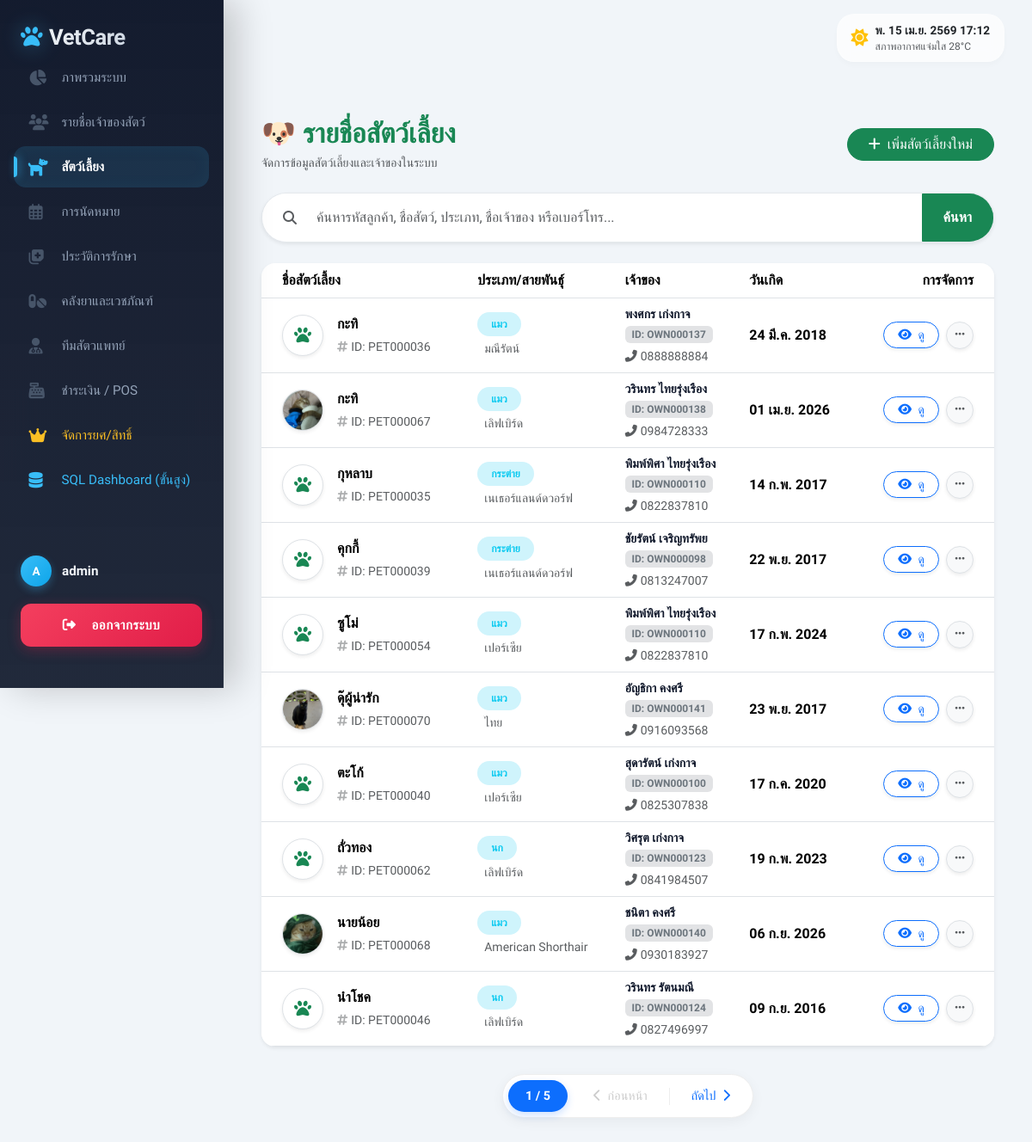
The page /pets/ (signed in) on the database its author committed.
### myapp/models.py (models this page shows, shortened)
class Pet(models.Model):
    owner = models.ForeignKey(Owner, on_delete=models.CASCADE, related_name='pets')
    name = models.CharField(max_length=100)
    customer_id = models.CharField(max_length=50, blank=True, null=True, verbose_name='รหัสลูกค้า')
    microchip_number = models.CharField(max_length=50, blank=True, null=True, verbose_name='เลขที่ชิป')
    price_level_choices = [
        ('ราคาปกติ', 'ราคาปกติ'),
        ('ราคาพิเศษ', 'ราคาพิเศษ')
    ]
    price_level = models.CharField(max_length=50, choices=price_level_choices, blank=True, null=True, verbose_name='ระดับราคา')
    sex_choices = [
        ('M', 'ตัวผู้'),
        ('F', 'ตัวเมีย')
    ]
    sex = models.CharField(max_length=10, choices=sex_choices, blank=True, null=True, verbose_name='เพศ')
    species = models.CharField(max_length=50, verbose_name='ประเภทสัตว์')
    breed = models.CharField(max_length=50, blank=True, null=True, verbose_name='สายพันธุ์')
    remarks = models.TextField(blank=True, null=True, verbose_name='หมายเหตุ')
    image = models.ImageField(upload_to='pet_images/', blank=True, null=True, verbose_name='รูปภาพสัตว์เลี้ยง')
    birth_date = models.DateField(blank=True, null=True, verbose_name='วันเกิด')

class Owner(models.Model):
    from django.conf import settings
    user = models.OneToOneField(settings.AUTH_USER_MODEL, on_delete=models.SET_NULL, null=True, blank=True, related_name='owner_profile', verbose_name='บัญชีผู้ใช้')
    first_name = models.CharField(max_length=100)
    last_name = models.CharField(max_length=100)
    customer_id = models.CharField(max_length=50, blank=True, null=True, verbose_name='รหัสลูกค้า')
    phone = models.CharField(max_length=15, blank=True, null=True)
    address = models.TextField(blank=True, null=True)

### myapp/views.py (the view, shortened to what this page needs)
# urls.py: path('pets/', staff_required_redirect(views.PetListView.as_view()), name='pet_list'),
class PetListView(LoginRequiredMixin, UserPassesTestMixin, ListView):
    model = Pet
    template_name = 'myapp/pet/pet_list.html'
    context_object_name = 'pets'
    paginate_by = 10
    login_url = 'login'
    def test_func(self):
        return self.request.user.is_authenticated and self.request.user.is_staff
    def get_queryset(self):
        qs = super().get_queryset().select_related('owner').annotate(
            owner_full_name=Concat('owner__first_name', Value(' '), 'owner__last_name')
        )
        q = self.request.GET.get('q', '')
        return qs.order_by('name')
    def get_context_data(self, **kwargs):
        context = super().get_context_data(**kwargs)
        context['q'] = self.request.GET.get('q', '')
        return context

### myapp/views.py (called while the page is built)
def staff_required_redirect(view_func):
    @wraps(view_func)
    def _wrapped_view(request, *args, **kwargs):
        if not request.user.is_authenticated:
            return redirect('login')
        if not request.user.is_staff:
            messages.warning(request, "ขออภัย! คุณไม่มีสิทธิ์เข้าถึงหน้านี้ (เฉพาะพนักงาน)")
            return redirect('client_dashboard')
        return view_func(request, *args, **kwargs)
    return _wrapped_view

### myapp/templates/myapp/pet/pet_list.html (shortened to what this page needs)
{% extends 'myapp/core/base.html' %}
{% block content %}
<div class="container py-4">
    <div class="d-flex justify-content-between align-items-center mb-4">
        <div>
            <h2 class="fw-bold text-success mb-1">🐶 รายชื่อสัตว์เลี้ยง</h2>
            <p class="text-muted small mb-0">จัดการข้อมูลสัตว์เลี้ยงและเจ้าของในระบบ</p>
        </div>
        <a href="{% url 'pet_create' %}" class="btn btn-success rounded-pill px-4">
            <i class="fas fa-plus me-2"></i>เพิ่มสัตว์เลี้ยงใหม่
        </a>
    </div>
    <form method="get" class="mb-4">
        <div class="input-group shadow-sm rounded-pill overflow-hidden border" style="border-color: var(--border-color) !important;">
            <span class="input-group-text border-0 ps-4" style="background: var(--input-bg);">
                <i class="fas fa-search text-muted"></i>
            </span>
            <input type="text" name="q" id="searchInput" value="{{ q|default:'' }}" class="form-control border-0 py-3 shadow-none" style="background: var(--input-bg); color: var(--bs-body-color);" placeholder="ค้นหารหัสลูกค้า, ชื่อสัตว์, ประเภท, ชื่อเจ้าของ หรือเบอร์โทร...">
            <button type="submit" class="btn btn-success px-4 fw-bold">ค้นหา</button>
        </div>
    </form>
    <div id="resultsContainer">
    {% if pets %}
    <div class="card border-0 shadow-sm rounded-4 overflow-hidden" style="background: var(--card-bg);">
        <div class="table-responsive">
            <table class="table table-hover align-middle mb-0 mobile-card-list">
                <thead class="text-nowrap" style="background: var(--bg-body); color: var(--text-heading);">
                    <tr>
                        <th class="ps-4">ชื่อสัตว์เลี้ยง</th>
                        <th>ประเภท/สายพันธุ์</th>
                        <th>เจ้าของ</th>
                        <th>วันเกิด</th>
                        <th class="text-end pe-4">การจัดการ</th>
                    </tr>
                </thead>
                <tbody>
                    {% for pet in pets %}
                    <tr>
                        <td class="ps-md-4 item-main" data-label="">
                            <div class="d-flex align-items-center">
                                <div class="bg-white rounded-circle me-3 shadow-sm d-flex align-items-center justify-content-center border overflow-hidden" style="width: 48px; height: 48px;">
                                    {% if pet.image %}
                                        <img src="{{ pet.image.url }}" alt="{{ pet.name }}" style="width: 100%; height: 100%; object-fit: cover;">
                                    {% else %}
                                        <i class="fas fa-paw text-success" style="font-size: 1.25rem;"></i>
                                    {% endif %}
                                </div>
                                <div class="text-start">
                                    <div class="fw-bold fs-6 text-wrap">{{ pet.name }}</div>
                                    <div class="small text-muted mt-1"><i class="fas fa-hashtag me-1 px-0 opacity-50"></i>ID: {{ pet.customer_id|default:"-" }}</div>
                                </div>
                            </div>
                        </td>
                        <td data-label="ประเภท/สายพันธุ์:">
                            <div class="d-flex flex-column align-items-end align-items-md-start">
                                <span class="badge bg-info-subtle text-info px-3 py-2 rounded-pill">{{ pet.species }}</span>
                                <div class="small text-muted mt-1 ps-md-2">{{ pet.breed|default:"ไม่ระบุสายพันธุ์" }}</div>
                            </div>
                        </td>
                        <td data-label="เจ้าของ:">
                            <div class="d-flex flex-column align-items-end align-items-md-start">
                                <div class="small fw-bold" style="color: var(--text-heading);">{{ pet.owner.first_name }} {{ pet.owner.last_name }}</div>
                                <div class="mb-1"><span class="badge bg-secondary-subtle text-secondary x-small">ID: {{ pet.owner.customer_id|default:"-" }}</span></div>
                                <div class="small text-muted"><i class="fas fa-phone-alt me-1"></i>{{ pet.owner.phone }}</div>
                            </div>
                        </td>
                        <td data-label="วันเกิด:">
                            <div class="fw-bold">{{ pet.birth_date|date:"d M Y"|default:"ไม่ระบุ" }}</div>
                        </td>
                        <td class="pe-md-4 mt-2 mt-md-0" data-label="การจัดการ:">
                            <div class="d-flex align-items-center justify-content-end gap-2">
                                <a href="{% url 'pet_detail' pet.pk %}" class="btn btn-sm shadow-sm btn-outline-primary rounded-pill px-3" title="ดูรายละเอียด">
                                    <span class="d-none d-md-inline"><i class="fas fa-eye me-1"></i> ดู</span>
                                </a>
                                <div class="dropdown">
                                    <button class="btn btn-sm btn-light border shadow-sm rounded-circle d-flex align-items-center justify-content-center" style="width: 32px; height: 32px;" type="button" data-bs-toggle="dropdown">
                                        <i class="fas fa-ellipsis-h text-muted" style="font-size: 0.8rem;"></i>
                                    </button>
                                </div>
                            </div>
                        </td>
                    </tr>
                    {% endfor %}
                </tbody>
            </table>
        </div>
    </div>
    <div class="mt-4">
        {% include 'myapp/includes/pagination.html' %}
    </div>
    {% endif %}
    </div>
</div>
{% endblock %}

### myapp/templates/myapp/core/base.html (shortened to what this page needs)
<!DOCTYPE html>
<html lang="th" data-bs-theme="light">
<head>
    <link href="https://cdn.jsdelivr.net/npm/bootstrap@5.3.3/dist/css/bootstrap.min.css" rel="stylesheet">
    <link rel="stylesheet" href="https://cdnjs.cloudflare.com/ajax/libs/font-awesome/6.4.0/css/all.min.css">
</head>
<body>
    {% if request.user.is_authenticated %}
    <aside class="sidebar d-flex flex-column" id="sidebar">
        <div class="sidebar-header d-flex justify-content-between align-items-center mb-1">
            <a href="{% url 'dashboard' %}" class="sidebar-brand mb-0">
                <i class="fas fa-paw me-2"></i> VetCare
            </a>
        </div>
        <div class="sidebar-content">
            <ul class="nav flex-column nav-sidebar w-100">
                <li class="nav-item">
                    <a class="nav-link {% if request.path == '/' or '/dashboard' in request.path %}active{% endif %}" href="{% url 'dashboard' %}">
                        <i class="fas fa-chart-pie"></i> ภาพรวมระบบ
                    </a>
                </li>
                <li class="nav-item">
                    <a class="nav-link {% if '/owners' in request.path %}active{% endif %}" href="{% url 'owner_list' %}">
                        <i class="fas fa-users"></i> รายชื่อเจ้าของสัตว์
                    </a>
                </li>
                <li class="nav-item">
                    <a class="nav-link {% if '/pets' in request.path %}active{% endif %}" href="{% url 'pet_list' %}">
                        <i class="fas fa-dog"></i> สัตว์เลี้ยง
                    </a>
                </li>
                <li class="nav-item">
                    <a class="nav-link {% if '/appointments' in request.path %}active{% endif %}" href="{% url 'appointment_list' %}">
                        <i class="far fa-calendar-alt"></i> การนัดหมาย
                    </a>
                </li>
                <li class="nav-item">
                    <a class="nav-link {% if '/medical-records' in request.path %}active{% endif %}" href="{% url 'medical_record_list' %}">
                        <i class="fas fa-notes-medical"></i> ประวัติการรักษา
                    </a>
                </li>
                <li class="nav-item">
                    <a class="nav-link {% if '/medicines' in request.path %}active{% endif %}" href="{% url 'medicine_list' %}">
                        <i class="fas fa-pills"></i> คลังยาและเวชภัณฑ์
                    </a>
                </li>
                <li class="nav-item">
                    <a class="nav-link {% if '/vets' in request.path %}active{% endif %}" href="{% url 'vet_list' %}">
                        <i class="fas fa-user-md"></i> ทีมสัตวแพทย์
                    </a>
                </li>
                <li class="nav-item">
                    <a class="nav-link {% if '/pos' in request.path %}active{% endif %}" href="{% url 'pos' %}">
                        <i class="fas fa-cash-register"></i> ชำระเงิน / POS
                    </a>
                </li>
                {% if request.user.is_superuser %}
                <li class="nav-item">
                    <a class="nav-link theme-gold {% if '/users' in request.path %}active{% endif %}" href="{% url 'admin_user_management' %}">
                        <i class="fas fa-crown"></i> จัดการยศ/สิทธิ์
                    </a>
                </li>
                <li class="nav-item">
                    <a class="nav-link theme-cyan {% if '/sql-dashboard' in request.path %}active{% endif %}" href="{% url 'sql_clinic_dashboard' %}">
                        <i class="fas fa-database"></i> SQL Dashboard (ขั้นสูง)
                    </a>
                </li>
                {% endif %}
            </ul>
        </div>
        <div class="sidebar-footer">
            <div class="user-profile-mini">
                <div class="avatar-circle">
                    {{ request.user.username|make_list|first|upper }}
                </div>
                <div class="username">
                    {% if request.user.first_name %}{{ request.user.first_name }}{% else %}{{ request.user.username }}{% endif %}
                </div>
            </div>
            <form action="{% url 'logout' %}" method="post" class="px-0">
                <button type="submit" class="btn btn-logout-premium">
                    <i class="fas fa-sign-out-alt me-2"></i>ออกจากระบบ
                </button>
            </form>
        </div>
    </aside>
    {% endif %}
    {% if request.user.is_authenticated %}
    <header class="navbar-top d-flex justify-content-between align-items-center">
        <div class="d-flex align-items-center gap-3">
            <div class="glass-widget d-none d-md-flex align-items-center">
                <i class="fas fa-sun text-warning me-2 fs-5"></i>
                <div>
                    <div class="fw-bold" style="font-size: 0.85rem;" id="datetimeWidget">Loading...</div>
                    <div class="text-muted" style="font-size: 0.75rem;">สภาพอากาศแจ่มใส 28°C</div>
                </div>
            </div>
        </div>
    </header>
    {% endif %}
    <main class="main-wrapper">
        <div class="container-fluid px-0">
            {% block content %}{% endblock %}
        </div>
    </main>
</body>
</html>

### rows shown on the page
Pet: name "กะทิ", customer_id "PET000036", species "แมว", breed "มณีรัตน์", owner.first_name "พงศกร", owner.last_name "เก่งกาจ", owner.customer_id "OWN000137", owner.phone "0888888884", birth_date "24 มี.ค. 2018"
Pet: image (picture), name "กะทิ", customer_id "PET000067", species "แมว", breed "เลิฟเบิร์ด", owner.first_name "วรินทร", owner.last_name "ไทยรุ่งเรือง", owner.customer_id "OWN000138", owner.phone "0984728333", birth_date "01 เม.ย. 2026"
Pet: name "กุหลาบ", customer_id "PET000035", species "กระต่าย", breed "เนเธอร์แลนด์ดวอร์ฟ", owner.first_name "พิมพ์พิศา", owner.last_name "ไทยรุ่งเรือง", owner.customer_id "OWN000110", owner.phone "0822837810", birth_date "14 ก.พ. 2017"
Pet: name "คุกกี้", customer_id "PET000039", species "กระต่าย", breed "เนเธอร์แลนด์ดวอร์ฟ", owner.first_name "ชัยรัตน์", owner.last_name "เจริญทรัพย", owner.customer_id "OWN000098", owner.phone "0813247007", birth_date "22 พ.ย. 2017"
Pet: name "ซูโม่", customer_id "PET000054", species "แมว", breed "เปอร์เซีย", owner.first_name "พิมพ์พิศา", owner.last_name "ไทยรุ่งเรือง", owner.customer_id "OWN000110", owner.phone "0822837810", birth_date "17 ก.พ. 2024"
Pet: image (picture), name "ดุ๊ผู้น่ารัก", customer_id "PET000070", species "แมว", breed "ไทย", owner.first_name "อัญธิกา", owner.last_name "คงศรี", owner.customer_id "OWN000141", owner.phone "0916093568", birth_date "23 พ.ย. 2017"
Pet: name "ตะโก้", customer_id "PET000040", species "แมว", breed "เปอร์เซีย", owner.first_name "สุดารัตน์", owner.last_name "เก่งกาจ", owner.customer_id "OWN000100", owner.phone "0825307838", birth_date "17 ก.ค. 2020"
Pet: name "ถั่วทอง", customer_id "PET000062", species "นก", breed "เลิฟเบิร์ด", owner.first_name "วิศรุต", owner.last_name "เก่งกาจ", owner.customer_id "OWN000123", owner.phone "0841984507", birth_date "19 ก.พ. 2023"
Pet: image (picture), name "นายน้อย", customer_id "PET000068", species "แมว", breed "American Shorthair", owner.first_name "ชนิตา", owner.last_name "คงศรี", owner.customer_id "OWN000140", owner.phone "0930183927", birth_date "06 ก.ย. 2026"
Pet: name "นำโชค", customer_id "PET000046", species "นก", breed "เลิฟเบิร์ด", owner.first_name "วรินทร", owner.last_name "รัตนมณี", owner.customer_id "OWN000124", owner.phone "0827496997", birth_date "09 ก.ย. 2016"

### other values the page prints
{{ request.user.username|make_list|first|upper }} "A"
{{ request.user.first_name }} "admin"
{{ page_obj.number }} "1"
{{ page_obj.paginator.num_pages }} "5"
